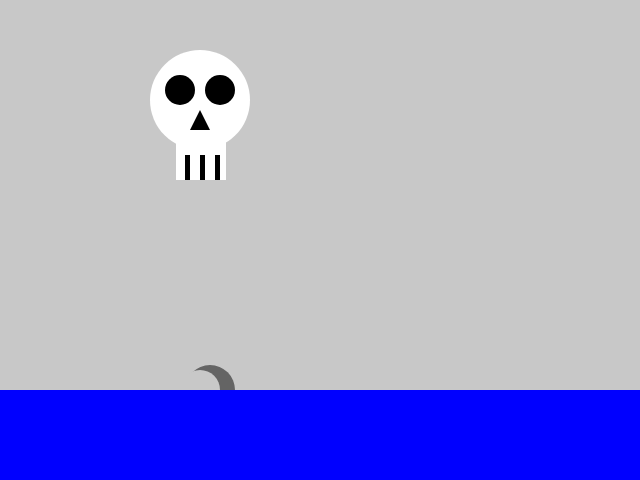
Frame 1 (no input)
Frame 60 (no input): identical to frame 1, image omitted
Frame 120 (the mouse pressed at the canvas centre since frame 60): identical to frame 1, image omitted

The p5.js sketch that drew this single still picture (run headless with seeded random() and noise() and a simulated clock; from frame 60 on, the mouse is pressed at the canvas centre):

// p5.js sketch
// ── sketch.js
let sharkx = 200
let sideshark = 2

let xpositions = []
let ypositions = []

function setup() {
  createCanvas(640, 480);


  //positionShapes(50)
}

function draw() {
  background(200)

  // for (let i = 0; i < xpositions.length; i++) {
  //   drawShape(xpositions[i], ypositions[i])
  // }

  drawShape(200,100);


  shark(sharkx, 390, sideshark)
  if (keyIsDown(RIGHT_ARROW) == true) {
    sharkx++
    sideshark = 2
  }
  if (keyIsDown(LEFT_ARROW) == true) {
    sharkx--
    sideshark = 1
  }
  if (sharkx < 0) {
    sharkx = 680
  }
  if (sharkx > 680) {
    sharkx = 0
  }



}

function positionShapes(amount = 10) {
  xpositions = []
  ypositions = []
  for (let i = 0; i < amount; i++) {
    let x = random(0, 640)
    let y = random(0, 480)
    xpositions.push(x)
    ypositions.push(y)
  }
}

function drawShape(x, y) {
  strokeWeight(0)
  fill(255)
  circle(x, y, 100)
  square(x - 24, y + 30, 50)
  fill(0)
  circle(x - 20, y - 10, 30)
  circle(x + 20, y - 10, 30)
  triangle(x - 10, y + 30, x + 10, y + 30, x, y + 10)
  rect(x + 15, y + 55, 5, 25)
  rect(x, y + 55, 5, 25)
  rect(x - 15, y + 55, 5, 25)
}

function shark(xshark, yshark, side) {

  strokeWeight(0)
  console.log(xshark)
  if (side == 1) {
    fill(100)
    circle(xshark - 10, yshark, 50)
    fill(200)
    circle(xshark, yshark, 40)
  }
  else if (side == 2) {
    fill(100)
    circle(xshark + 10, yshark, 50)
    fill(200)
    circle(xshark, yshark, 40)
  }
  else {
    fill(100)
    circle(xshark + 10, 390, 50)
    fill(200)
    circle(xshark, 390, 40)
  }
  fill("blue")
  rect(0, 390, 680, 100)
}
